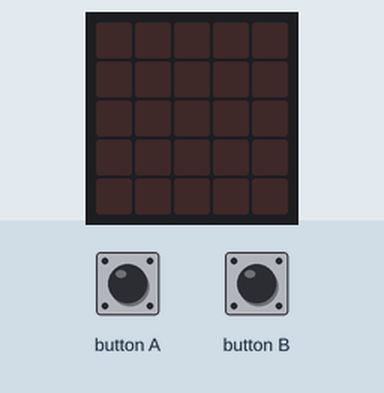
Recording of a program running on a simulated BBC micro:bit (MakeCode). Shown: the board's 5×5 LED display. The inputs (shaded band) are chosen by the test bench.

Above: at 1.2 s.
1.3 s: button A pressed for 0.15 s
At 1.65 s:
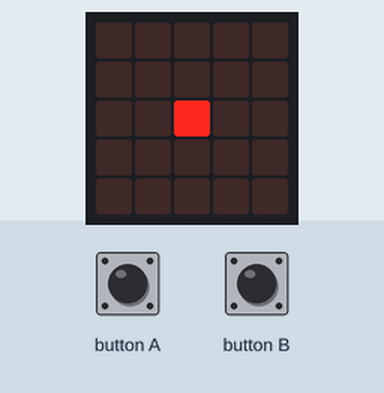
At 2.05 s:
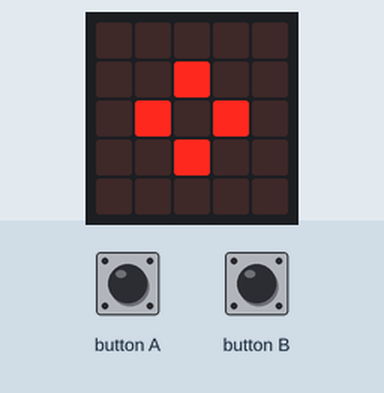
4.3 s: button B pressed for 0.15 s
At 4.65 s:
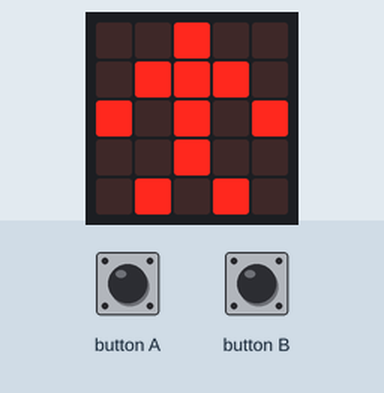
Timing chart, 0 to 7.3 s (numbered marks = the images above; inputs shaded):
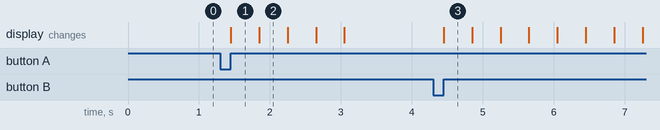

Measured:
- after the input at 1.3 s, the display: changes after 0.15 s (image 1)
- after the input at 4.3 s, the display: changes after 0.15 s (image 3)
- what the display in image 1 shows lasts 0.4 s, from 1.5 s to 1.9 s

The program:

main.ts
```typescript
input.onButtonPressed(Button.A, function () {
    while (true) {
        basic.showLeds(`
            . . . . .
            . . . . .
            . . # . .
            . . . . .
            . . . . .
            `)
        basic.showLeds(`
            . . . . .
            . . # . .
            . # . # .
            . . # . .
            . . . . .
            `)
        basic.showLeds(`
            . # . # .
            # . . . #
            . . . . .
            # . . . #
            . # . # .
            `)
        basic.showLeds(`
            # . . . #
            . . . . .
            . . . . .
            . . . . .
            # . . . #
            `)
        basic.showLeds(`
            . . . . .
            . . . . .
            . . . . .
            . . . . .
            . . . . .
            `)
        basic.pause(1000)
    }
})
input.onButtonPressed(Button.B, function () {
    while (true) {
        basic.showLeds(`
            . . # . .
            . # # # .
            # . # . #
            . . # . .
            . # . # .
            `)
        basic.showLeds(`
            . . # . .
            # # # # #
            . . # . .
            . . # . .
            . # . # .
            `)
        basic.showLeds(`
            # . # . #
            . # # # .
            . . # . .
            . . # . .
            . . # . .
            `)
        basic.showLeds(`
            . . # . .
            # # # # #
            . . # . .
            . . # . .
            . # . # .
            `)
        basic.showLeds(`
            . . # . .
            . # # # .
            # . # . #
            . . # . .
            . # . # .
            `)
        basic.showLeds(`
            . . # . .
            . # # # .
            . # # # .
            . . # . .
            . . # . .
            `)
    }
})
```

test.ts
```typescript
// 在這裡測試；當此封包作為擴充功能時，將不會編譯此內容。
```
